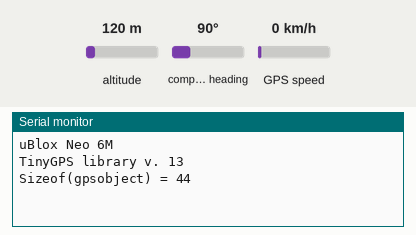
This sketch was run on a simulated Arduino Uno, built with avr-gcc and run on an emulated ATmega328P. Shown: the last lines printed to the serial monitor. Inputs (shaded band) come from the test bench; at power-on: altitude 120 m, compass heading 90°, GPS speed 0 km/h. The GPS gets a fix after 3 s at 37.7749, -122.4194 with 8 satellites.

Above: at 2.2 s.
2.3 s: altitude set to 20 m
At 3.33 s:
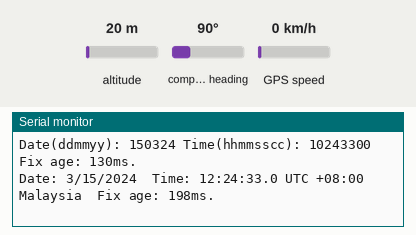
4.5 s: compass heading set to 7°
At 4.68 s:
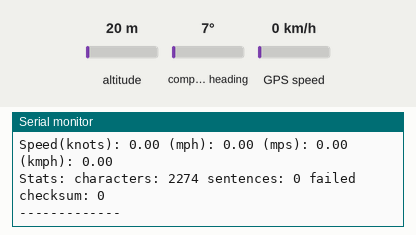
8.8 s: GPS speed set to 2 km/h
At 9.31 s:
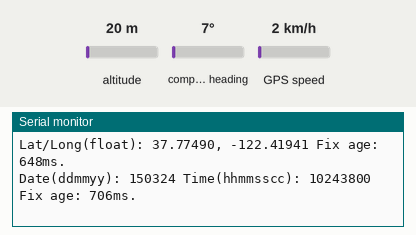
13.1 s: compass heading set to 180°
At 13.47 s:
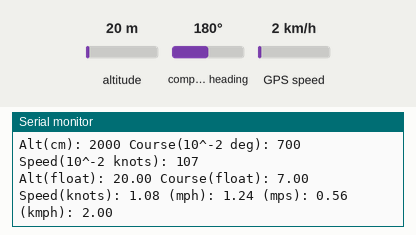
17.4 s: altitude set to 500 m
At 17.8 s:
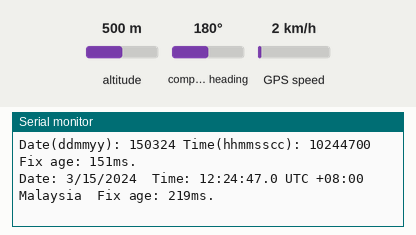
21.7 s: compass heading set to 90°
At 21.75 s:
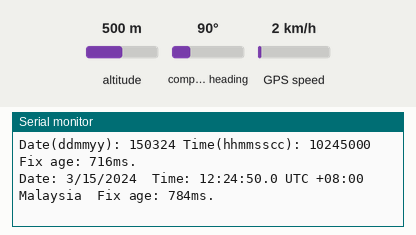
Timing chart, 0 to 24.7 s (numbered marks = the images above; inputs shaded):
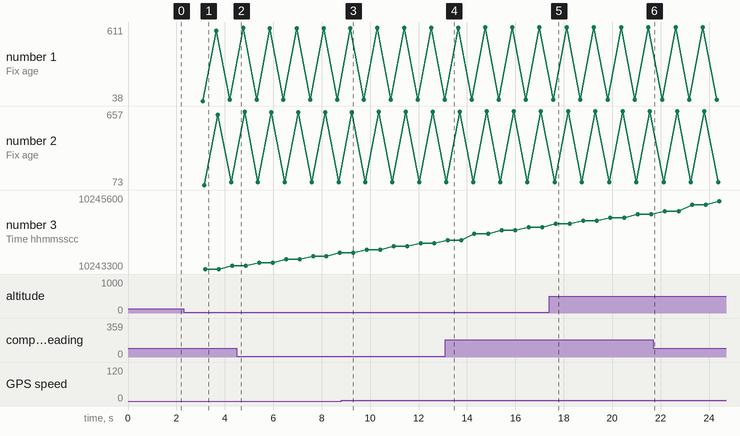

The sketch:

NEO-6MGPS.ino
```cpp
/*********************
 *10 to GPS Module TX*
 *09 to GPS Module RX*
 *********************/

#include <SoftwareSerial.h>
#include <TinyGPS.h>


const byte GPSRxdPin = 11;                  // Recieve Pin on GPS
const byte GPSTxdPin = 10;
// Transmit Pin on GPS
SoftwareSerial GPSSerial(GPSTxdPin, GPSRxdPin);

TinyGPS gps;

void gpsdump(TinyGPS &gps);
void printFloat(double f, int digits = 2);

int refreshRateSeconds = 10;

const byte HC12RxdPin = 3;                  // Recieve Pin on HC12
const byte HC12TxdPin = 4;                  // Transmit Pin on HC12

SoftwareSerial HC12Serial(HC12TxdPin,HC12RxdPin); // Create Software Serial Port

void setup()
{
  // Oploen serial communications and wait for port to open:
  Serial.begin(9600);
  // set the data rate for the GPS SoftwareSerial port
  GPSSerial.begin(9600);

  // set the data rate for the HC12 SoftwareSerial port
  HC12Serial.begin(9600);

  delay(1000);

  Serial.println("uBlox Neo 6M");
  Serial.print("TinyGPS library v. "); Serial.println(TinyGPS::library_version());
  Serial.println();
  Serial.print("Sizeof(gpsobject) = "); Serial.println(sizeof(TinyGPS));
  Serial.println();
}

void loop() // run over and over
{
  bool newdata = false;
  unsigned long start = millis();
  // Every refreshRateSeconds seconds we print an update
  while (millis() - start < refreshRateSeconds*1000)
  {
    if (GPSSerial.available())
    {
      char c = GPSSerial.read();
      if (gps.encode(c))
      {
        newdata = true;
        break;  // uncomment to print new data immediately!
      }
    }
  }


  if (newdata)
  {
    Serial.println("Acquired Data");
    Serial.println("-------------");
    gpsdump(gps);

    Serial.println("-------------");
    Serial.println();
  }

}

void gpsdump(TinyGPS &gps)
{
  long lat, lon;
  float flat, flon;
  unsigned long age, date, time, chars;
  int year;
  byte month, day, hour, minute, second, hundredths;
  unsigned short sentences, failed;
  Serial.println(" Print HC12 header line");
  HC12Serial.println("lat,lng,time");

  gps.get_position(&lat, &lon, &age);
  Serial.print("Lat/Long(10^-5 deg): "); Serial.print(lat); Serial.print(", "); Serial.print(lon);
  Serial.print(" Fix age: "); Serial.print(age); Serial.println("ms.");


  // On Arduino, GPS characters may be lost during lengthy Serial.print()
  // On Teensy, Serial prints to USB, which has large output buffering and
  //   runs very fast, so it's not necessary to worry about missing 4800
  //   baud GPS characters.

  gps.f_get_position(&flat, &flon, &age);
  Serial.print("Lat/Long(float): "); printFloat(flat, 5); Serial.print(", "); printFloat(flon, 5);
    Serial.print(" Fix age: "); Serial.print(age); Serial.println("ms.");

  gps.get_datetime(&date, &time, &age);
  Serial.print("Date(ddmmyy): "); Serial.print(date); Serial.print(" Time(hhmmsscc): ");
    Serial.print(time);
  Serial.print(" Fix age: "); Serial.print(age); Serial.println("ms.");

  gps.crack_datetime(&year, &month, &day, &hour, &minute, &second, &hundredths, &age);
  Serial.print("Date: "); Serial.print(static_cast<int>(month)); Serial.print("/");
    Serial.print(static_cast<int>(day)); Serial.print("/"); Serial.print(year);
  Serial.print("  Time: "); Serial.print(static_cast<int>(hour+2));  Serial.print(":"); //Serial.print("UTC +08:00 Malaysia");
    Serial.print(static_cast<int>(minute)); Serial.print(":"); Serial.print(static_cast<int>(second));
    Serial.print("."); Serial.print(static_cast<int>(hundredths)); Serial.print(" UTC +08:00 Malaysia");
  Serial.print("  Fix age: ");  Serial.print(age); Serial.println("ms.");

  Serial.print("Alt(cm): "); Serial.print(gps.altitude()); Serial.print(" Course(10^-2 deg): ");
    Serial.print(gps.course()); Serial.print(" Speed(10^-2 knots): "); Serial.println(gps.speed());
  Serial.print("Alt(float): "); printFloat(gps.f_altitude()); Serial.print(" Course(float): ");
    printFloat(gps.f_course()); Serial.println();
  Serial.print("Speed(knots): "); printFloat(gps.f_speed_knots()); Serial.print(" (mph): ");
    printFloat(gps.f_speed_mph());
  Serial.print(" (mps): "); printFloat(gps.f_speed_mps()); Serial.print(" (kmph): ");
    Serial.print(gps.f_speed_kmph()); Serial.println();

  gps.stats(&chars, &sentences, &failed);
  Serial.print("Stats: characters: "); Serial.print(chars); Serial.print(" sentences: ");
    Serial.print(sentences); Serial.print(" failed checksum: "); Serial.println(failed);

  HC12Serial.print(flat,5);HC12Serial.print(",");
  HC12Serial.print(flon,5);HC12Serial.print(",");
  HC12Serial.print(date);HC12Serial.print(":");HC12Serial.println(time);
}

void printFloat(double number, int digits)
{
  // Handle negative numbers
  if (number < 0.0)
  {
     Serial.print('-');
     number = -number;
  }

  // Round correctly so that print(1.999, 2) prints as "2.00"
  double rounding = 0.5;
  for (uint8_t i=0; i<digits; ++i)
    rounding /= 10.0;

  number += rounding;

  // Extract the integer part of the number and print it
  unsigned long int_part = (unsigned long)number;
  double remainder = number - (double)int_part;
  Serial.print(int_part);

  // Print the decimal point, but only if there are digits beyond
  if (digits > 0)
    Serial.print(".");

  // Extract digits from the remainder one at a time
  while (digits-- > 0)
  {
    remainder *= 10.0;
    int toPrint = int(remainder);
    Serial.print(toPrint);
    remainder -= toPrint;
  }
}
```

Measured:
- plotted number 1: 48 → 608 after the input at 13.1 s, 608 → 611 after the input at 17.4 s
- plotted number 2: 94 → 650 after the input at 8.8 s, 650 → 654 after the input at 13.1 s, 654 → 657 after the input at 17.4 s
- plotted number 3: 10243400 → 10243800 after the input at 4.5 s, 10243800 → 10244100 after the input at 8.8 s
